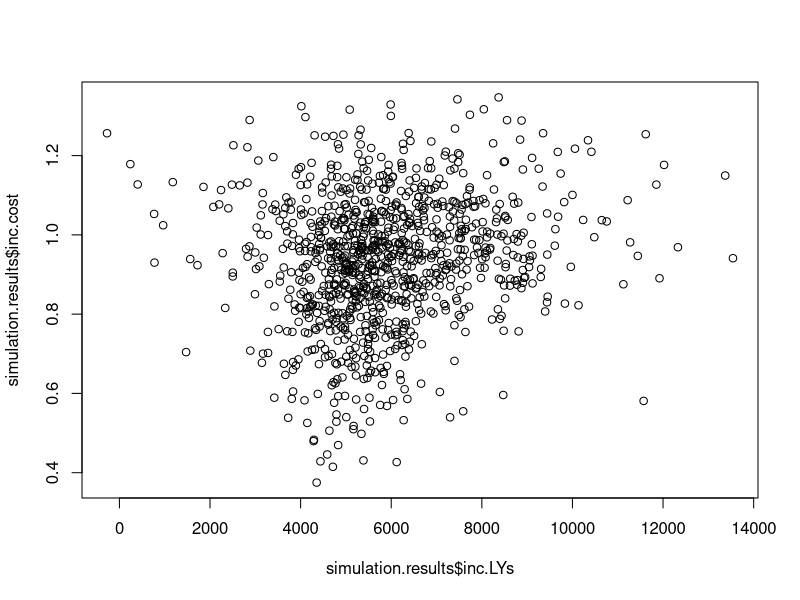

Reproduce this figure in R.
#  DM4HEE 
#  Exercise 4.7 - Making the HIV/AIDS model probabilistic
#  Author: Andrew Briggs
#  Edited by: Nichola Naylor & Jack Williams
#  Date created: 22 February 2021
#  Date last edit: 1 April  2021


# In this example, the HIV model is wrapped up in a function - so that the function can run the whole model script
# The model code is the same as that in 4.7
# Once the model is in the function, the function can be called to easily produce the model results 
# We can then create a loop to perform a large number of model simulations, for the PSA 



####****PARAMETERS****#####
#  Start by defining parameters
dr.c <- 0.06 ## discount rate for costs 
dr.o <- 0 ## discount rate for outcomes

#  Set the total number of cycles for the model to run
cycles <- 20 ## i.e. we want to run the model for each year for 20 years

state.names<-c("A.AsympHIV","B.SympHIV","C.AIDS","D.Death") 
## the ordering is important here, you will see why as we go 
## but this is stating the first value in the vector is "A.AsympHIV"
state.names

# Seed the starting states of the model
seed <- c(1,0,0,0) ## i.e. everyone starts in State A


# Here we create the function to run the model 
# Note 1 - the printing / displaying of data as we go through the code has been taken out (to speed up simulations later)   
# Note 2 - this is a simplistic way to create the model - 
#             - It is easy because everything is within the function, but.... 
#             - when running the model lots of times, repeatedly assigning fixed values can mean the simulations are slow
#             - we will look at alternatives in later exercises


#### Model function ##### 

model.HIV <- function() {
  
  ## The treatment effect
  RR.deterministic <- 0.509 ## The deterministic treatment effect (RR)
  lnRR <- log(RR.deterministic) ## log mean treatment effect
  se.lnRR <-(log(0.710)-log(0.365))/(2*1.96) ## log standard error of the treatment effect (estimated from confidence intervals)
  RR <- exp(rnorm(1,lnRR,se.lnRR)) ## A random draw of RR based on the log mean and log standard error 
  
  ### COSTS ####################
  
  # mean values 
  mn.dmca <- 1701  ## Mean direct medical costs associated with state A
  mn.dmcb <- 1774  ## Mean direct medical costs associated with state B
  mn.dmcc <- 6948  ## Mean direct medical costs associated with stateC
  
  mn.ccca <- 1055 ## Mean Community care costs associated with state A
  mn.cccb <- 1278 ## Mean Community care costs associated with state B
  mn.cccc <- 2059 ## Mean Community care costs associated with state C
  
  # standard error values
  se.dmca <- mn.dmca ## Standard error for direct medical costs associated with state A
  se.dmcb <- mn.dmcb  ## Standard error for direct medical costs associated with state B
  se.dmcc <- mn.dmcc  ## Standard error for direct medical costs associated with stateC
  
  se.ccca <- mn.ccca ## Mean Community care costs associated with state A
  se.cccb <- mn.cccb ## Mean Community care costs associated with state B
  se.cccc <- mn.cccc ## Mean Community care costs associated with state C
  
  # alpha and beta values
  a.dmca<-(mn.dmca/se.dmca)^2 ## alpha value for direct medical costs associated with state A
  b.dmca<-(se.dmca^2)/mn.dmca ## beta value for direct medical costs associated with state A
  
  a.dmcb<-(mn.dmcb/se.dmcb)^2 ## alpha value for direct medical costs associated with state B
  b.dmcb<-(se.dmcb^2)/mn.dmcb ## beta value for direct medical costs associated with state B
  
  a.dmcc<-(mn.dmcc/se.dmcc)^2
  b.dmcc<-(se.dmcc^2)/mn.dmcc
  
  a.ccca<-(mn.ccca/se.ccca)^2 ## alpha value for community care costs associated with state A
  b.ccca<-(se.ccca^2)/mn.ccca ## alpha value for community care costs associated with state A
  
  a.cccb<-(mn.cccb/se.cccb)^2
  b.cccb<-(se.cccb^2)/mn.cccb
  
  a.cccc<-(mn.cccc/se.cccc)^2
  b.cccc<-(se.cccc^2)/mn.cccc
  
  # random draw for costs based on the above & a Gamma distribution
  c.dmca <- rgamma(1,shape=a.dmca,scale=b.dmca)  ## Probablistic value for direct medical costs associated with state A
  c.dmcb <- rgamma(1,shape=a.dmcb,scale=b.dmcb) ## Probablistic value for medical costs associated with state B
  c.dmcc <- rgamma(1,shape=a.dmcc,scale=b.dmcc)  ## Probablistic value for medical costs associated with stateC
  c.dmc <- c(c.dmca, c.dmcb, c.dmcc,0) ## A vector storing the direct costs associated with each state
  
  c.ccca <- rgamma(1,shape=a.ccca,scale=b.ccca) ## Probablistic value for Community care costs associated with state A
  c.cccb <- rgamma(1,shape=a.cccb,scale=b.cccb) ## Probablistic value for Community care costs associated with state B
  c.cccc <- rgamma(1,shape=a.cccc,scale=b.cccc) ## Probablistic value for Community care costs associated with state C
  c.ccc <- c(c.ccca, c.cccb, c.cccc, 0) ## A vector storing the community costs associated with each state
  
  #  Drug costs
  c.AZT <- 2278  ### Zidovudine drug cost
  c.LAM <- 2086.5 ## Lamivudine drug cost 
  c.azt <- c(c.AZT, c.AZT, c.AZT, 0) ## A vector of Lamivudine drug costs per state
  ## Notice how the final death state has £0 cost
  c.lam <- c(c.LAM, c.LAM, c.LAM, 0) ## A vector of Lamivudine drug costs per state
  
  ### TRANSITION PROBABILITIES ############
  
  ## defining alpha and beta for transitions
  alpha.A2A <- 1251 ## Counts of transitions from A to A (see Table 2.5)
  alpha.A2B <- 350 ## Counts of transitions from A  to B
  alpha.A2C <- 116 ## Counts of transitions from A to C
  alpha.A2D <- 17 ## Counts of transitions from A to D
  alpha.B2B <- 731 ## Counts of transitions from B to B
  alpha.B2C <- 512
  alpha.B2D <- 15
  alpha.C2C <- 1312
  alpha.C2D <- 437
  
  A.sum <- 1734 ## total counts of transitions out of A
  B.sum <- 1258 ## total counts of transitions out of B
  C.sum <- 1749 ## total counts of transitions out of C  
  
  
  
  
  ## Dirichlet distribution transitions
  
  # transitions out of A
  gd.A2A<-rgamma(1,shape=alpha.A2A,scale=1) ### Random draws from a Gamma distribution for A2A : setting the shape parameter to alpha and the scale paremeter to 1
  gd.A2B<-rgamma(1,shape=alpha.A2B,scale=1)
  gd.A2C<-rgamma(1,shape=alpha.A2C,scale=1)
  gd.A2D<-rgamma(1,shape=alpha.A2D,scale=1)
  gd.A <- gd.A2A + gd.A2B + gd.A2C + gd.A2D ## Sum of draws for transitions from A
  
  tp.A2A<-gd.A2A/gd.A ## transition probability for A to A 
  tp.A2B<-gd.A2B/gd.A ## transition probability for A to B
  tp.A2C<-gd.A2C/gd.A
  tp.A2D<-gd.A2D/gd.A
  
  # transitions out of B
  gd.B2B<-rgamma(1,shape=alpha.B2B,scale=1) ### Random draws from a Gamma distribution for B2B transitions : setting the shape parameter to alpha and the scale paremeter to 1
  gd.B2C<-rgamma(1,shape=alpha.B2C,scale=1)
  gd.B2D<-rgamma(1,shape=alpha.B2D,scale=1)
  gd.B <- gd.B2B + gd.B2C + gd.B2D ## Sum of draws for transitions from B
  
  tp.B2B<-gd.B2B/gd.B ## transition probability for B to B
  tp.B2C<-gd.B2C/gd.B  ## transition probability for B to C
  tp.B2D<-gd.B2D/gd.B
  
  ## Beta distribution transitions (AIDS to Death)
  tp.C2D <-rbeta(1,shape1=alpha.C2D,shape2=(C.sum-alpha.C2D)) ## using the Beta distribution to estimate the transition probability between C and D
  tp.C2C <- 1-tp.C2D  ## those staying in state C 
  
  ####**** MARKOV MODEL ****######
  
  #  Now create a transition matrix for the AZT arm
  #  This shows the probability of transitioning from one state to another 
  n.states <- length(state.names)
  A.AsympHIV.AZT <- c(tp.A2A, tp.A2B, tp.A2C, tp.A2D) ## all of the transitions out of A in one vector, with each value corresponding to a transition to a different state (A, B, C, D)
  B.SympHIV.AZT <- c(0, tp.B2B, tp.B2C, tp.B2D) 
  C.AIDS.AZT <- c(0, 0, tp.C2C, tp.C2D)
  D.Death <- c(0,0,0,1) ## as nobody transitions out of dead the transition probability of staying in dead, once in dead, is equal to 1
  
  tm.AZT <- matrix(data=rbind(A.AsympHIV.AZT,B.SympHIV.AZT,C.AIDS.AZT,D.Death),nrow=n.states,ncol=n.states)
  rownames(tm.AZT) <- state.names ## renaming the matrix row names
  colnames(tm.AZT) <- state.names ## renaming the matrix column names
  tm.AZT 
  
  #  Create a trace for the AZT arm
  #  This captures the number of people in each state at any one time
  trace.AZT <- matrix(data=NA, nrow=cycles, ncol=n.states) ## the length of the matrix is equivalent to the number of cycles
  colnames(trace.AZT) <- state.names
  
  ## set the first row as the seed population (cycle0) multiplied by the transition matrix
  # i.e. running the first cycle of the model
  # Note this does not include any cost/effect of anything occuring before cycle 1
  trace.AZT[1,] <- seed %*% tm.AZT 
  
  head(trace.AZT)
  
  ## building the trace function requires you to loop through each row
  ## and multiply the number of people in A at time t-1 with transition probabilities related to A
  ## to get the number of people in different states at time t
  
  for (i in 2:cycles) {   ### we want to get the estimates for cycle2 (row 3) to cycle20 (row 21)
    trace.AZT[i,] <- trace.AZT[i-1,] %*% tm.AZT
  }
  
  rownames(trace.AZT) <- paste("cycle", 1:cycles, sep = "_") ## assigning the rownames to highlight each row is 1 cycle run of the markov model

  ##### LIFE YEARS #####
  LY <-c(1,1,1,0) ## the reward vector (i.e. benefit from being in each state)
  
  ly.AZT <- trace.AZT %*% LY 
  
  undisc.ly.AZT <- colSums(ly.AZT) ## calculating the total LYs from AZT arm
  
  discount.factor.o <- matrix(1/(1+dr.o) ^ c(1:cycles), nrow = 1, ncol = cycles) ## discount factor matrix for outcomes
  
  disc.ly.AZT <- discount.factor.o %*% ly.AZT ##multiply the discount factor matrix and the outcome matrix of the AZT arm
  
  
  #### COST CALCULATIONS #####
  ## undiscounted:
  cost.AZT <- trace.AZT %*% c.dmc + trace.AZT %*% c.ccc + trace.AZT %*% c.azt ## multply the matrix by each cost type and sum

  undisc.cost.AZT<-colSums(cost.AZT) ## calculating the total cost of the AZT arm

  discount.factor.c <- matrix(1/(1+dr.c) ^ c(1:cycles), nrow = 1, ncol = cycles) ## create a discount factor matrix

  disc.cost.AZT <- discount.factor.c %*% cost.AZT ## calculating the total discounted cost of the AZT arm

  
  #### COMBINATION THERAPY ARM ##### 
  # Create a transition matrix for the combination therapy arm
  A.AsympHIV.comb <- c(1-(tp.A2B+tp.A2C+tp.A2D)*RR,tp.A2B*RR,tp.A2C*RR,tp.A2D*RR)
  B.SympHIV.comb <- c(0,1-(tp.B2C+tp.B2D)*RR,tp.B2C*RR,tp.B2D*RR)
  C.AIDS.comb <- c(0,0,1-tp.C2D*RR,tp.C2D*RR)
  ## D.Death is the same as before so does not need redefining
  
  tm.comb <- matrix(data=rbind(A.AsympHIV.comb,B.SympHIV.comb,C.AIDS.comb,D.Death),nrow=n.states,ncol=n.states)
  rownames(tm.comb) <- state.names
  colnames(tm.comb) <- state.names

  #  Create a trace for the combination arm
  trace.comb <- matrix(data=NA,nrow=cycles,ncol=n.states)
  colnames(trace.comb) <- state.names
  
  ## utilising the new matrix for the first 2 years (when combination therapy is given):
  trace.comb[1,] <- seed%*%tm.comb
  trace.comb[2,] <- trace.comb[1,]%*%tm.comb
  
  ## then reverting back to the previous matrix:
  for (i in 3:cycles) {
    trace.comb[i,] <- trace.comb[i-1,]%*%tm.AZT
  }

  ly.comb <- trace.comb%*%LY

  undisc.ly.comb <- colSums(ly.comb)

  disc.ly.comb <- discount.factor.o%*%ly.comb 

  cost.comb<-trace.comb%*%c.dmc+trace.comb%*%c.ccc+trace.comb%*%c.azt
  ## we need to replace rows 1 and 2 to add in the cost of lamivudine for years 1 and 2
  cost.comb[1,1] <- cost.comb[1,1] + (trace.comb[1,1] + trace.comb[1,2] + trace.comb[1,3]) *c.LAM
  cost.comb[2,1] <- cost.comb[2,1] + (trace.comb[2,1] + trace.comb[2,2] + trace.comb[2,3]) *c.LAM

  undisc.cost.comb <- colSums(ly.AZT) 

  disc.cost.comb <- discount.factor.c %*% cost.comb 

  #######**** ANALYSIS *****#####

  ### output table (for simulations, only want incremental costs and outcomes)
  output <- c(inc.cost = disc.cost.comb - disc.cost.AZT,
              inc.lys = disc.ly.comb - disc.ly.AZT)
  
  return(output) ## this is what the function returns (i.e. the output of the function) 
  
}


# You can run the function to get the results of a simulation (each simulation will provide different results!)
model.HIV()


#### Probabilistic model runs #### 

# Now we know we can generate model results using a function, we can run and store a number of simulations

# First, we set the number of simulations to run  
sim.runs <- 1000

# We can create a data frame to store results
simulation.results <- data.frame(matrix(0, nrow = sim.runs, ncol = 2))
colnames(simulation.results) <- c("inc.LYs","inc.costs")

#### Running simulations & recording results #### 

# Now Loop through the appropriate number of simulations and store the function results into the results data.frame 
for(i in 1:sim.runs) simulation.results[i,] <- model.HIV() 

# We can check that the results are storing correctly 
head(simulation.results)

# And can return the mean results across all simulations 
colMeans(simulation.results)

#### Plots #####

# Cost-effectiveness plane (using base R to produce the plot)
plot(simulation.results$inc.LYs,simulation.results$inc.cost)



